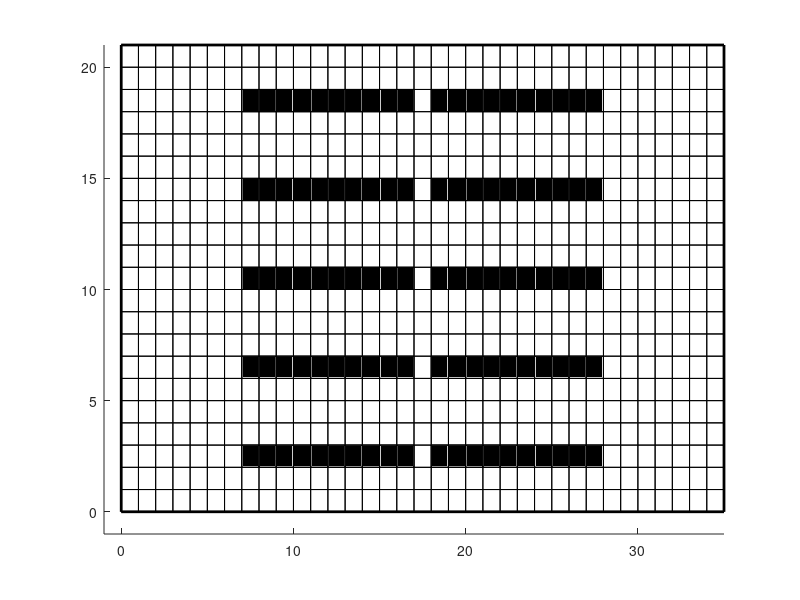

Write MATLAB code to recreate this figure.
clear all;
close all;
dim_x = 35; dim_y = 21;
axis([-1 dim_x -1 dim_y]);
rectangle('Position', [0, 0, 35, 21], 'linewidth',2);
for i=0:20
        rectangle('Position', [0, i, 35, 1]);
end

for i=0:34
        rectangle('Position', [i, 0, 1, 21]);
end

rectangle('Position',[7, 2, 1, 1], 'facecolor', 'black');
rectangle('Position',[8, 2, 1, 1], 'facecolor', 'black');
rectangle('Position',[9, 2, 1, 1], 'facecolor', 'black');
rectangle('Position',[10, 2, 1, 1], 'facecolor', 'black');
rectangle('Position',[11, 2, 1, 1], 'facecolor', 'black');
rectangle('Position',[12, 2, 1, 1], 'facecolor', 'black');
rectangle('Position',[13, 2, 1, 1], 'facecolor', 'black');
rectangle('Position',[14, 2, 1, 1], 'facecolor', 'black');
rectangle('Position',[15, 2, 1, 1], 'facecolor', 'black');
rectangle('Position',[16, 2, 1, 1], 'facecolor', 'black');
rectangle('Position',[18, 2, 1, 1], 'facecolor', 'black');
rectangle('Position',[19, 2, 1, 1], 'facecolor', 'black');
rectangle('Position',[20, 2, 1, 1], 'facecolor', 'black');
rectangle('Position',[21, 2, 1, 1], 'facecolor', 'black');
rectangle('Position',[22, 2, 1, 1], 'facecolor', 'black');
rectangle('Position',[23, 2, 1, 1], 'facecolor', 'black');
rectangle('Position',[24, 2, 1, 1], 'facecolor', 'black');
rectangle('Position',[25, 2, 1, 1], 'facecolor', 'black');
rectangle('Position',[26, 2, 1, 1], 'facecolor', 'black');
rectangle('Position',[27, 2, 1, 1], 'facecolor', 'black');
rectangle('Position',[7, 6, 1, 1], 'facecolor', 'black');
rectangle('Position',[8, 6, 1, 1], 'facecolor', 'black');
rectangle('Position',[9, 6, 1, 1], 'facecolor', 'black');
rectangle('Position',[10, 6, 1, 1], 'facecolor', 'black');
rectangle('Position',[11, 6, 1, 1], 'facecolor', 'black');
rectangle('Position',[12, 6, 1, 1], 'facecolor', 'black');
rectangle('Position',[13, 6, 1, 1], 'facecolor', 'black');
rectangle('Position',[14, 6, 1, 1], 'facecolor', 'black');
rectangle('Position',[15, 6, 1, 1], 'facecolor', 'black');
rectangle('Position',[16, 6, 1, 1], 'facecolor', 'black');
rectangle('Position',[18, 6, 1, 1], 'facecolor', 'black');
rectangle('Position',[19, 6, 1, 1], 'facecolor', 'black');
rectangle('Position',[20, 6, 1, 1], 'facecolor', 'black');
rectangle('Position',[21, 6, 1, 1], 'facecolor', 'black');
rectangle('Position',[22, 6, 1, 1], 'facecolor', 'black');
rectangle('Position',[23, 6, 1, 1], 'facecolor', 'black');
rectangle('Position',[24, 6, 1, 1], 'facecolor', 'black');
rectangle('Position',[25, 6, 1, 1], 'facecolor', 'black');
rectangle('Position',[26, 6, 1, 1], 'facecolor', 'black');
rectangle('Position',[27, 6, 1, 1], 'facecolor', 'black');
rectangle('Position',[7, 10, 1, 1], 'facecolor', 'black');
rectangle('Position',[8, 10, 1, 1], 'facecolor', 'black');
rectangle('Position',[9, 10, 1, 1], 'facecolor', 'black');
rectangle('Position',[10, 10, 1, 1], 'facecolor', 'black');
rectangle('Position',[11, 10, 1, 1], 'facecolor', 'black');
rectangle('Position',[12, 10, 1, 1], 'facecolor', 'black');
rectangle('Position',[13, 10, 1, 1], 'facecolor', 'black');
rectangle('Position',[14, 10, 1, 1], 'facecolor', 'black');
rectangle('Position',[15, 10, 1, 1], 'facecolor', 'black');
rectangle('Position',[16, 10, 1, 1], 'facecolor', 'black');
rectangle('Position',[18, 10, 1, 1], 'facecolor', 'black');
rectangle('Position',[19, 10, 1, 1], 'facecolor', 'black');
rectangle('Position',[20, 10, 1, 1], 'facecolor', 'black');
rectangle('Position',[21, 10, 1, 1], 'facecolor', 'black');
rectangle('Position',[22, 10, 1, 1], 'facecolor', 'black');
rectangle('Position',[23, 10, 1, 1], 'facecolor', 'black');
rectangle('Position',[24, 10, 1, 1], 'facecolor', 'black');
rectangle('Position',[25, 10, 1, 1], 'facecolor', 'black');
rectangle('Position',[26, 10, 1, 1], 'facecolor', 'black');
rectangle('Position',[27, 10, 1, 1], 'facecolor', 'black');
rectangle('Position',[7, 14, 1, 1], 'facecolor', 'black');
rectangle('Position',[8, 14, 1, 1], 'facecolor', 'black');
rectangle('Position',[9, 14, 1, 1], 'facecolor', 'black');
rectangle('Position',[10, 14, 1, 1], 'facecolor', 'black');
rectangle('Position',[11, 14, 1, 1], 'facecolor', 'black');
rectangle('Position',[12, 14, 1, 1], 'facecolor', 'black');
rectangle('Position',[13, 14, 1, 1], 'facecolor', 'black');
rectangle('Position',[14, 14, 1, 1], 'facecolor', 'black');
rectangle('Position',[15, 14, 1, 1], 'facecolor', 'black');
rectangle('Position',[16, 14, 1, 1], 'facecolor', 'black');
rectangle('Position',[18, 14, 1, 1], 'facecolor', 'black');
rectangle('Position',[19, 14, 1, 1], 'facecolor', 'black');
rectangle('Position',[20, 14, 1, 1], 'facecolor', 'black');
rectangle('Position',[21, 14, 1, 1], 'facecolor', 'black');
rectangle('Position',[22, 14, 1, 1], 'facecolor', 'black');
rectangle('Position',[23, 14, 1, 1], 'facecolor', 'black');
rectangle('Position',[24, 14, 1, 1], 'facecolor', 'black');
rectangle('Position',[25, 14, 1, 1], 'facecolor', 'black');
rectangle('Position',[26, 14, 1, 1], 'facecolor', 'black');
rectangle('Position',[27, 14, 1, 1], 'facecolor', 'black');
rectangle('Position',[7, 18, 1, 1], 'facecolor', 'black');
rectangle('Position',[8, 18, 1, 1], 'facecolor', 'black');
rectangle('Position',[9, 18, 1, 1], 'facecolor', 'black');
rectangle('Position',[10, 18, 1, 1], 'facecolor', 'black');
rectangle('Position',[11, 18, 1, 1], 'facecolor', 'black');
rectangle('Position',[12, 18, 1, 1], 'facecolor', 'black');
rectangle('Position',[13, 18, 1, 1], 'facecolor', 'black');
rectangle('Position',[14, 18, 1, 1], 'facecolor', 'black');
rectangle('Position',[15, 18, 1, 1], 'facecolor', 'black');
rectangle('Position',[16, 18, 1, 1], 'facecolor', 'black');
rectangle('Position',[18, 18, 1, 1], 'facecolor', 'black');
rectangle('Position',[19, 18, 1, 1], 'facecolor', 'black');
rectangle('Position',[20, 18, 1, 1], 'facecolor', 'black');
rectangle('Position',[21, 18, 1, 1], 'facecolor', 'black');
rectangle('Position',[22, 18, 1, 1], 'facecolor', 'black');
rectangle('Position',[23, 18, 1, 1], 'facecolor', 'black');
rectangle('Position',[24, 18, 1, 1], 'facecolor', 'black');
rectangle('Position',[25, 18, 1, 1], 'facecolor', 'black');
rectangle('Position',[26, 18, 1, 1], 'facecolor', 'black');
rectangle('Position',[27, 18, 1, 1], 'facecolor', 'black');


hold on;
